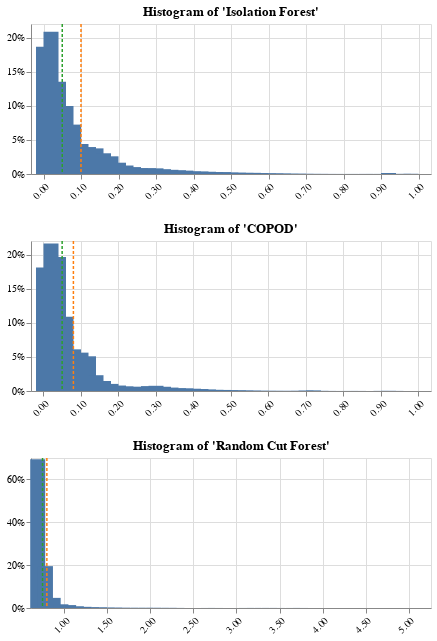

The notebook cell this image was saved under:
### Markdown cell above
# Model Evaluation

### Code cell
charts = []
for model, score in zip(
    ["Isolation Forest", "COPOD", "Random Cut Forest"],
    [if_scores[:, 1], cop_scores[:, 1], rcf_scores],
):
    charts.append(
        plot_histogram(score, model, bins=50, bar_size=15, height=150, n_digits=2)
    )

alt.VConcatChart(vconcat=charts).configure_axisX(labelAngle=-45)

### Figure 1 — Vega-Lite specification as saved in the notebook (floating-point values rounded to 4 significant figures)
{"config": {"view": {"continuousWidth": 400, "continuousHeight": 300}, "axisX": {"labelAngle": -45}}, "vconcat": [{"layer": [{"data": {"name": "data-a670c9da510b82fb19413570e338ec17"}, "mark": {"type": "bar", "size": 15}, "encoding": {"tooltip": [{"type": "quantitative", "field": "Isolation Forest", "format": ".2f"}, {"type": "quantitative", "field": "count", "format": ".0f"}], "x": {"type": "quantitative", "axis": {"format": ".2f", "title": null}, "field": "Isolation Forest", "scale": {"domain": [-0.02, 1.02], "nice": false}}, "y": {"type": "quantitative", "axis": {"format": ".0%", "title": null}, "field": "pecent_of_total"}}, "transform": [{"joinaggregate": [{"op": "sum", "field": "count", "as": "total_count"}]}, {"calculate": "datum.count / datum.total_count", "as": "pecent_of_total"}]}, {"data": {"name": "data-144088d614fc03b57ba8e03b5766903e"}, "mark": {"type": "rule", "color": "#ff7f0e", "size": 1.5, "strokeDash": [3, 2]}, "encoding": {"tooltip": [{"type": "quantitative", "field": "mean"}, {"type": "quantitative", "field": "mean"}], "x": {"type": "quantitative", "field": "mean"}}}, {"data": {"name": "data-144088d614fc03b57ba8e03b5766903e"}, "mark": {"type": "rule", "color": "#2ca02c", "size": 1.5, "strokeDash": [3, 2]}, "encoding": {"tooltip": [{"type": "quantitative", "field": "median"}, {"type": "quantitative", "field": "median"}], "x": {"type": "quantitative", "field": "median"}}}], "height": 150, "title": "Histogram of 'Isolation Forest'"}, {"layer": [{"data": {"name": "data-716755128062524ae43c398516102fbd"}, "mark": {"type": "bar", "size": 15}, "encoding": {"tooltip": [{"type": "quantitative", "field": "COPOD", "format": ".2f"}, {"type": "quantitative", "field": "count", "format": ".0f"}], "x": {"type": "quantitative", "axis": {"format": ".2f", "title": null}, "field": "COPOD", "scale": {"domain": [-0.01969, 1.02], "nice": false}}, "y": {"type": "quantitative", "axis": {"format": ".0%", "title": null}, "field": "pecent_of_total"}}, "transform": [{"joinaggregate": [{"op": "sum", "field": "count", "as": "total_count"}]}, {"calculate": "datum.count / datum.total_count", "as": "pecent_of_total"}]}, {"data": {"name": "data-6bdde3440c7709665c7948d50c140e5e"}, "mark": {"type": "rule", "color": "#ff7f0e", "size": 1.5, "strokeDash": [3, 2]}, "encoding": {"tooltip": [{"type": "quantitative", "field": "mean"}, {"type": "quantitative", "field": "mean"}], "x": {"type": "quantitative", "field": "mean"}}}, {"data": {"name": "data-6bdde3440c7709665c7948d50c140e5e"}, "mark": {"type": "rule", "color": "#2ca02c", "size": 1.5, "strokeDash": [3, 2]}, "encoding": {"tooltip": [{"type": "quantitative", "field": "median"}, {"type": "quantitative", "field": "median"}], "x": {"type": "quantitative", "field": "median"}}}], "height": 150, "title": "Histogram of 'COPOD'"}, {"layer": [{"data": {"name": "data-932e4275d0e87fb55b6b75dc759b6821"}, "mark": {"type": "bar", "size": 15}, "encoding": {"tooltip": [{"type": "quantitative", "field": "Random Cut Forest", "format": ".2f"}, {"type": "quantitative", "field": "count", "format": ".0f"}], "x": {"type": "quantitative", "axis": {"format": ".2f", "title": null}, "field": "Random Cut Forest", "scale": {"domain": [0.674, 5.199], "nice": false}}, "y": {"type": "quantitative", "axis": {"format": ".0%", "title": null}, "field": "pecent_of_total"}}, "transform": [{"joinaggregate": [{"op": "sum", "field": "count", "as": "total_count"}]}, {"calculate": "datum.count / datum.total_count", "as": "pecent_of_total"}]}, {"data": {"name": "data-ab8a9ea0904792b0b180944b4f6ec435"}, "mark": {"type": "rule", "color": "#ff7f0e", "size": 1.5, "strokeDash": [3, 2]}, "encoding": {"tooltip": [{"type": "quantitative", "field": "mean"}, {"type": "quantitative", "field": "mean"}], "x": {"type": "quantitative", "field": "mean"}}}, {"data": {"name": "data-ab8a9ea0904792b0b180944b4f6ec435"}, "mark": {"type": "rule", "color": "#2ca02c", "size": 1.5, "strokeDash": [3, 2]}, "encoding": {"tooltip": [{"type": "quantitative", "field": "median"}, {"type": "quantitative", "field": "median"}], "x": {"type": "quantitative", "field": "median"}}}], "height": 150, "title": "Histogram of 'Random Cut Forest'"}], "$schema": "https://vega.github.io/schema/vega-lite/v4.8.1.json", "datasets": {"data-a670c9da510b82fb19413570e338ec17": [{"Isolation Forest": 0.0, "count": 22038}, {"Isolation Forest": 0.02, "count": 24626}, {"Isolation Forest": 0.04, "count": 15983}, {"Isolation Forest": 0.06, "count": 11766}, {"Isolation Forest": 0.08, "count": 8556}, {"Isolation Forest": 0.1, "count": 5195}, {"Isolation Forest": 0.12, "count": 4669}, {"Isolation Forest": 0.14, "count": 4440}, {"Isolation Forest": 0.16, "count": 3590}, {"Isolation Forest": 0.18, "count": 3064}, {"Isolation Forest": 0.2, "count": 1957}, {"Isolation Forest": 0.22, "count": 1469}, {"Isolation Forest": 0.24, "count": 1198}, {"Isolation Forest": 0.26, "count": 1016}, {"Isolation Forest": 0.28, "count": 997}, {"Isolation Forest": 0.3, "count": 979}, {"Isolation Forest": 0.32, "count": 829}, {"Isolation Forest": 0.34, "count": 724}, {"Isolation Forest": 0.36, "count": 643}, {"Isolation Forest": 0.38, "count": 585}, {"Isolation Forest": 0.4, "count": 457}, {"Isolation Forest": 0.42, "count": 432}, {"Isolation Forest": 0.44, "count": 388}, {"Isolation Forest": 0.46, "count": 330}, {"Isolation Forest": 0.48, "count": 327}, {"Isolation Forest": 0.5, "count": 252}, {"Isolation Forest": 0.52, "count": 236}, {"Isolation Forest": 0.54, "count": 197}, {"Isolation Forest": 0.56, "count": 201}, {"Isolation Forest": 0.58, "count": 159}, {"Isolation Forest": 0.6, "count": 126}, {"Isolation Forest": 0.62, "count": 100}, {"Isolation Forest": 0.64, "count": 88}, {"Isolation Forest": 0.66, "count": 52}, {"Isolation Forest": 0.68, "count": 49}, {"Isolation Forest": 0.7, "count": 33}, {"Isolation Forest": 0.72, "count": 19}, {"Isolation Forest": 0.74, "count": 18}, {"Isolation Forest": 0.76, "count": 11}, {"Isolation Forest": 0.78, "count": 7}, {"Isolation Forest": 0.8, "count": 8}, {"Isolation Forest": 0.82, "count": 6}, {"Isolation Forest": 0.84, "count": 9}, {"Isolation Forest": 0.86, "count": 9}, {"Isolation Forest": 0.88, "count": 12}, {"Isolation Forest": 0.9, "count": 6}, {"Isolation Forest": 0.92, "count": 177}, {"Isolation Forest": 0.94, "count": 16}, {"Isolation Forest": 0.96, "count": 19}, {"Isolation Forest": 0.98, "count": 40}], "data-144088d614fc03b57ba8e03b5766903e": [{"mean": 0.1, "median": 0.05}], "data-716755128062524ae43c398516102fbd": [{"COPOD": 0.0003095, "count": 21407}, {"COPOD": 0.0203, "count": 25555}, {"COPOD": 0.0403, "count": 23215}, {"COPOD": 0.06029, "count": 12872}, {"COPOD": 0.08028, "count": 7215}, {"COPOD": 0.1003, "count": 6646}, {"COPOD": 0.1203, "count": 6013}, {"COPOD": 0.1403, "count": 2735}, {"COPOD": 0.1603, "count": 1732}, {"COPOD": 0.1803, "count": 1230}, {"COPOD": 0.2002, "count": 946}, {"COPOD": 0.2202, "count": 806}, {"COPOD": 0.2402, "count": 728}, {"COPOD": 0.2602, "count": 719}, {"COPOD": 0.2802, "count": 847}, {"COPOD": 0.3002, "count": 901}, {"COPOD": 0.3202, "count": 734}, {"COPOD": 0.3402, "count": 591}, {"COPOD": 0.3602, "count": 487}, {"COPOD": 0.3802, "count": 452}, {"COPOD": 0.4002, "count": 394}, {"COPOD": 0.4202, "count": 338}, {"COPOD": 0.4402, "count": 263}, {"COPOD": 0.4602, "count": 202}, {"COPOD": 0.4802, "count": 183}, {"COPOD": 0.5002, "count": 140}, {"COPOD": 0.5201, "count": 117}, {"COPOD": 0.5401, "count": 91}, {"COPOD": 0.5601, "count": 66}, {"COPOD": 0.5801, "count": 47}, {"COPOD": 0.6001, "count": 31}, {"COPOD": 0.6201, "count": 28}, {"COPOD": 0.6401, "count": 22}, {"COPOD": 0.6601, "count": 23}, {"COPOD": 0.6801, "count": 35}, {"COPOD": 0.7001, "count": 72}, {"COPOD": 0.7201, "count": 100}, {"COPOD": 0.7401, "count": 20}, {"COPOD": 0.7601, "count": 15}, {"COPOD": 0.7801, "count": 3}, {"COPOD": 0.8001, "count": 8}, {"COPOD": 0.8201, "count": 6}, {"COPOD": 0.84, "count": 11}, {"COPOD": 0.86, "count": 1}, {"COPOD": 0.88, "count": 3}, {"COPOD": 0.9, "count": 21}, {"COPOD": 0.92, "count": 21}, {"COPOD": 0.94, "count": 15}, {"COPOD": 0.96, "count": 0}, {"COPOD": 0.98, "count": 1}], "data-6bdde3440c7709665c7948d50c140e5e": [{"mean": 0.08, "median": 0.05}], "data-932e4275d0e87fb55b6b75dc759b6821": [{"Random Cut Forest": 0.694, "count": 82029}, {"Random Cut Forest": 0.7837, "count": 23075}, {"Random Cut Forest": 0.8734, "count": 5583}, {"Random Cut Forest": 0.9631, "count": 2042}, {"Random Cut Forest": 1.053, "count": 1607}, {"Random Cut Forest": 1.142, "count": 942}, {"Random Cut Forest": 1.232, "count": 648}, {"Random Cut Forest": 1.322, "count": 407}, {"Random Cut Forest": 1.412, "count": 353}, {"Random Cut Forest": 1.501, "count": 200}, {"Random Cut Forest": 1.591, "count": 196}, {"Random Cut Forest": 1.681, "count": 117}, {"Random Cut Forest": 1.77, "count": 95}, {"Random Cut Forest": 1.86, "count": 91}, {"Random Cut Forest": 1.95, "count": 88}, {"Random Cut Forest": 2.039, "count": 93}, {"Random Cut Forest": 2.129, "count": 61}, {"Random Cut Forest": 2.219, "count": 61}, {"Random Cut Forest": 2.309, "count": 47}, {"Random Cut Forest": 2.398, "count": 15}, {"Random Cut Forest": 2.488, "count": 14}, {"Random Cut Forest": 2.578, "count": 15}, {"Random Cut Forest": 2.667, "count": 20}, {"Random Cut Forest": 2.757, "count": 19}, {"Random Cut Forest": 2.847, "count": 17}, {"Random Cut Forest": 2.936, "count": 12}, {"Random Cut Forest": 3.026, "count": 14}, {"Random Cut Forest": 3.116, "count": 26}, {"Random Cut Forest": 3.205, "count": 23}, {"Random Cut Forest": 3.295, "count": 24}, {"Random Cut Forest": 3.385, "count": 25}, {"Random Cut Forest": 3.475, "count": 20}, {"Random Cut Forest": 3.564, "count": 14}, {"Random Cut Forest": 3.654, "count": 20}, {"Random Cut Forest": 3.744, "count": 22}, {"Random Cut Forest": 3.833, "count": 17}, {"Random Cut Forest": 3.923, "count": 9}, {"Random Cut Forest": 4.013, "count": 13}, {"Random Cut Forest": 4.102, "count": 15}, {"Random Cut Forest": 4.192, "count": 11}, {"Random Cut Forest": 4.282, "count": 4}, {"Random Cut Forest": 4.372, "count": 0}, {"Random Cut Forest": 4.461, "count": 0}, {"Random Cut Forest": 4.551, "count": 1}, {"Random Cut Forest": 4.641, "count": 0}, {"Random Cut Forest": 4.73, "count": 0}, {"Random Cut Forest": 4.82, "count": 0}, {"Random Cut Forest": 4.91, "count": 1}, {"Random Cut Forest": 4.999, "count": 1}, {"Random Cut Forest": 5.089, "count": 1}], "data-ab8a9ea0904792b0b180944b4f6ec435": [{"mean": 0.8, "median": 0.75}]}}
